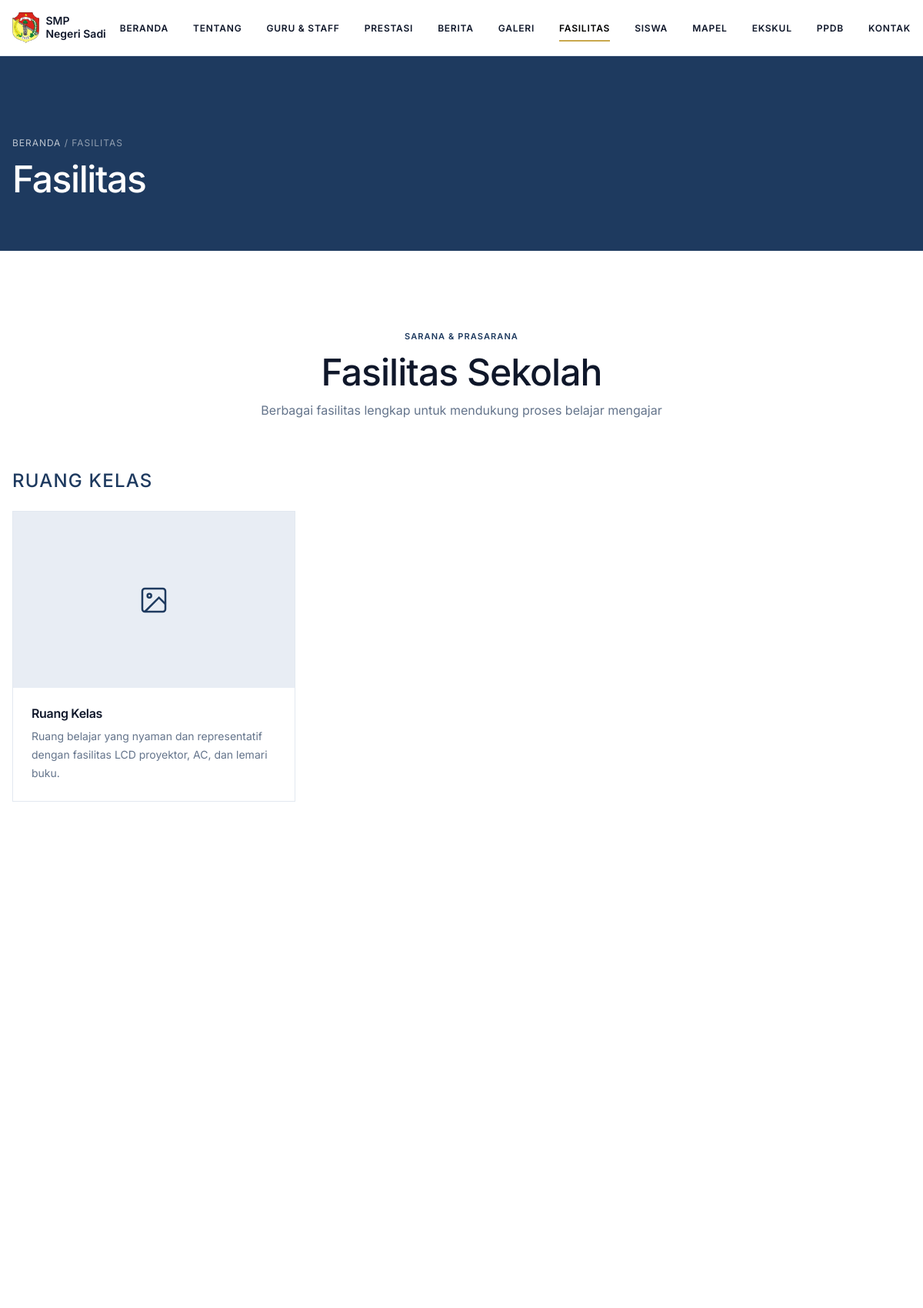
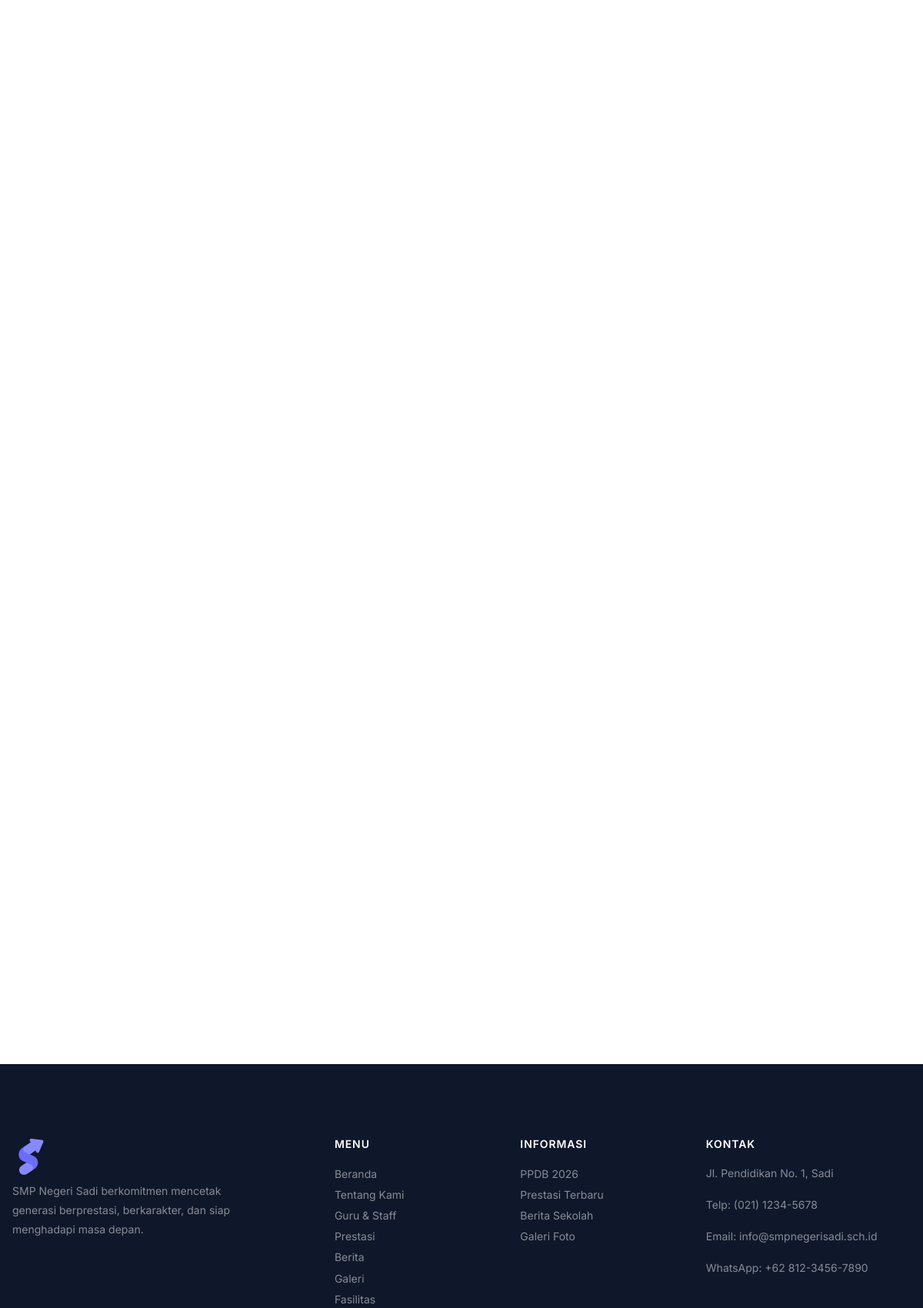
Page /index.php/home/fasilitas (upper part) on the committed database (2 pictures, top to bottom).
### tables this page shows
CREATE TABLE `fasilitas` (
  `id` int NOT NULL,
  `nama` varchar(150) NOT NULL,
  `foto` varchar(255) DEFAULT NULL,
  `deskripsi` text,
  `kategori` varchar(100) DEFAULT NULL,
  `urutan` int DEFAULT '0'
);

### application/controllers/Home.php (called while the page is built, shortened)
<?php
class Home extends CI_Controller {
  public function fasilitas()
  {
    $this->load->model('fasilitas_model');
    $data['title'] = 'Fasilitas';
    $data['active_nav'] = 'fasilitas';
    $data['fasilitas'] = $this->fasilitas_model->get_all();
    $this->load->view('frontend/template/header', $data);
    $this->load->view('frontend/fasilitas', $data);
    $this->load->view('frontend/template/footer');
  }
}

### index.php (called while the page is built, shortened)
<?php
require_once BASEPATH.'core/CodeIgniter.php';

### application/models/Fasilitas_model.php (called while the page is built, shortened)
<?php
class Fasilitas_model extends CI_Model {
  protected $table = 'fasilitas';
  public function get_all()
  {
    $this->db->order_by('urutan', 'ASC');
    return $this->db->get($this->table)->result();
  }
}

### application/views/frontend/fasilitas.php (the view, shortened to what this page needs)
<section class="sub-hero">
  <div class="container">
    <p class="breadcrumb"><a href="<?php echo site_url(); ?>">Beranda</a> / Fasilitas</p>
    <h1>Fasilitas</h1>
  </div>
</section>
<section class="section">
  <div class="container">
    <div class="section-header fade-in">
      <span class="section-label">Sarana & Prasarana</span>
      <h2>Fasilitas Sekolah</h2>
      <p>Berbagai fasilitas lengkap untuk mendukung proses belajar mengajar</p>
    </div>
    <?php if ($fasilitas): ?>
      <?php
      $grouped = [];
      foreach ($fasilitas as $f) {
        $grouped[$f->kategori ?? 'Lainnya'][] = $f;
      }
      ?>
      <?php $first = true; foreach ($grouped as $kategori => $items): ?>
      <div style="margin-bottom:var(--space-xl)" class="fade-in">
        <h3 style="font-size:var(--text-md);color:var(--primary);margin-bottom:var(--space-sm);text-transform:uppercase;letter-spacing:0.05em"><?php echo $kategori; ?></h3>
        <div class="fasilitas-grid">
          <?php foreach ($items as $i => $f): ?>
          <div class="fasilitas-card fade-in" style="transition-delay:<?php echo $i * 0.05; ?>s">
            <?php if ($f->foto): ?>
            <img src="<?php echo base_url($f->foto); ?>" alt="<?php echo $f->nama; ?>" class="fasilitas-img">
            <?php else: ?>
            <div class="fasilitas-img" style="background:var(--primary-light);display:flex;align-items:center;justify-content:center">
              <svg width="40" height="40" viewBox="0 0 24 24" fill="none" stroke="var(--primary)" stroke-width="1.5"><rect x="3" y="3" width="18" height="18" rx="2"/><circle cx="8.5" cy="8.5" r="1.5"/><path d="M21 15l-5-5L5 21"/></svg>
            </div>
            <?php endif; ?>
            <div class="fasilitas-body">
              <h3><?php echo $f->nama; ?></h3>
              <p><?php echo $f->deskripsi ?? '-'; ?></p>
            </div>
          </div>
          <?php endforeach; ?>
        </div>
      </div>
      <?php $first = false; endforeach; ?>
    <?php else: ?>
      <p style="text-align:center;padding:var(--space-xl) 0">Belum ada data fasilitas.</p>
    <?php endif; ?>
  </div>
</section>

### assets/frontend/css/style.css (style rules this page uses)
:root { --canvas: #ffffff; --canvas-alt: #f1f5f9; --primary: #1e3a5f; --primary-dark: #0f1d33; --primary-light: #e8edf4; --ink: #0f172a; --ink-muted: #64748b; --accent-gold: #c9a84c; --line: #e2e8f0; --font-primary: 'Inter', system-ui, -apple-system, sans-serif; --text-mega: clamp(2.5rem, 5vw, 5rem); --text-xl: clamp(1.75rem, 4vw, 3.5rem); --text-lg: clamp(1.375rem, 3vw, 2.25rem); --text-md: clamp(1.125rem, 2vw, 1.625rem); --text-body: 1rem; --text-sm: 0.875rem; --text-xs: 0.75rem; --text-xxs: 0.6875rem; --space-xxs: 0.5rem; --space-xs: 1rem; --space-sm: 1.5rem; --space-md: 2rem; --space-lg: 3rem; --space-xl: 4rem; --space-xxl: 6rem; --space-super: 8rem; --content-max: 75rem; --content-narrow: 45rem; }
*, *::before, *::after { box-sizing: border-box; margin: 0; padding: 0; }
html { scroll-behavior: smooth; -webkit-text-size-adjust: 100%; }
body { font-family: var(--font-primary); font-size: var(--text-body); font-weight: 400; line-height: 1.7; color: var(--ink); background: var(--canvas); -webkit-font-smoothing: antialiased; -moz-osx-font-smoothing: grayscale; }
a { color: inherit; text-decoration: none; }
.container { width: 100%; max-width: var(--content-max); margin: 0 auto; padding: 0 var(--space-xs); }
h1, h2, h3, h4 { font-weight: 500; line-height: 1.2; letter-spacing: -0.02em; color: var(--ink); }
h1 { font-size: var(--text-mega); letter-spacing: -0.03em; }
h2 { font-size: var(--text-xl); }
h3 { font-size: var(--text-lg); }
p { color: var(--ink-muted); margin-bottom: var(--space-xs); }
.section-label { display: inline-block; font-size: var(--text-xxs); font-weight: 600; text-transform: uppercase; letter-spacing: 0.1em; color: var(--primary); margin-bottom: var(--space-xxs); }
.section { padding: var(--space-xxl) 0; }
.section-header { text-align: center; margin-bottom: var(--space-xl); }
.section-header h2 { margin-bottom: var(--space-xxs); }
.section-header p { max-width: 600px; margin: 0 auto; }
.sub-hero { padding: calc(80px + var(--space-xxl)) 0 var(--space-xl); background: var(--primary); position: relative; }
.sub-hero h1 { color: var(--canvas); font-size: var(--text-xl); }
.sub-hero .breadcrumb { font-size: var(--text-xs); text-transform: uppercase; letter-spacing: 0.08em; color: rgba(255, 255, 255, 0.5); margin-bottom: var(--space-xxs); }
.sub-hero .breadcrumb a { color: rgba(255, 255, 255, 0.7); }
.fade-in { opacity: 0; transform: translateY(24px); transition: opacity 0.6s ease, transform 0.6s ease; }
.fade-in.visible { opacity: 1; transform: translateY(0); }
.fasilitas-grid { display: grid; grid-template-columns: repeat(3, 1fr); gap: var(--space-md); }
.fasilitas-card { border: 1px solid var(--line); transition: border-color 0.3s; }
.fasilitas-img { width: 100%; aspect-ratio: 16 / 10; object-fit: cover; }
.fasilitas-body { padding: var(--space-sm); }
.fasilitas-body h3 { font-size: var(--text-body); font-weight: 600; margin-bottom: var(--space-xxs); }
.fasilitas-body p { font-size: var(--text-sm); margin-bottom: 0; }

### rows in the picture
fasilitas: nama "Ruang Kelas", deskripsi "Ruang belajar yang nyaman dan representatif dengan fasilitas LCD proyektor, AC, dan lemari buku."

### other values in the picture
$kategori "RUANG KELAS"
